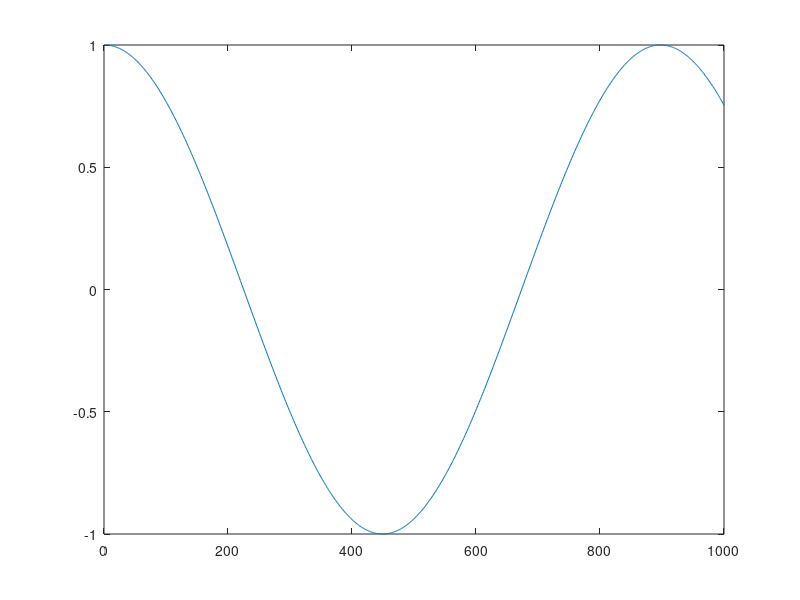

MATLAB code to generate this figure: (Note: this script raises an error after producing the figure.)
addpath('E:\Repository\Experiments\Lei.Zhang\utils\export_fig')
plot(cos(linspace(0, 7, 1000)));
set(gcf, 'Position', [100 100 150 150]);
saveas(gcf, 'test.png');
export_fig test2.png